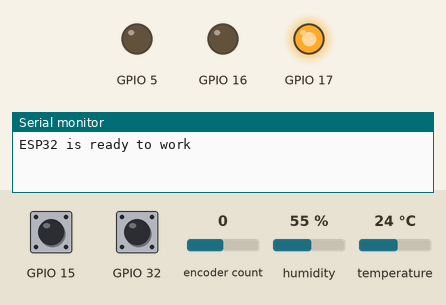
Simulated run of this program. Board: ESP32. Parts: output pins drawn as LEDs (lit = HIGH), the last lines printed to the serial monitor. Dashed ring = blinking. The test bench sets the inputs (shaded band); at power-on: temperature 24 °C, GPIO 32 HIGH, humidity 55 %, GPIO 15 HIGH, encoder count 0.

Above: at 1.2 s.
1.3 s: temperature set to 27 °C
At 6.1 s:
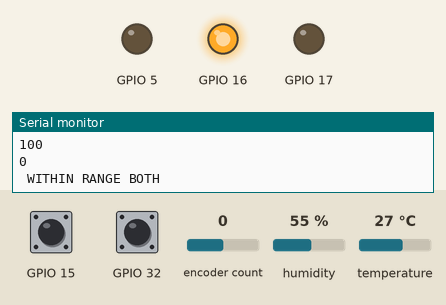
6.5 s: temperature set to 12 °C
At 11.1 s:
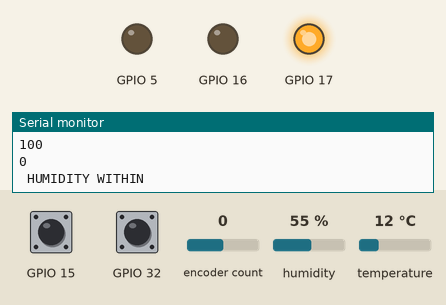
11.5 s: temperature set to 28 °C
At 16.1 s:
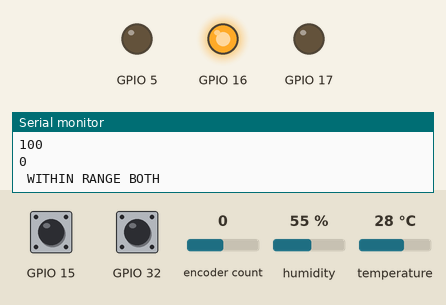
16.5 s: GPIO 32 pulsed LOW 5 times (0.12 s each, 0.3 s apart)
At 21.8 s:
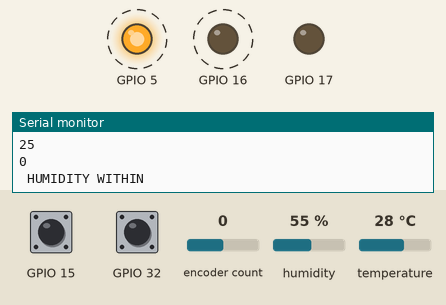
26.5 s: humidity set to 27 %
30.0 s: humidity set to 24 %
At 31.1 s:
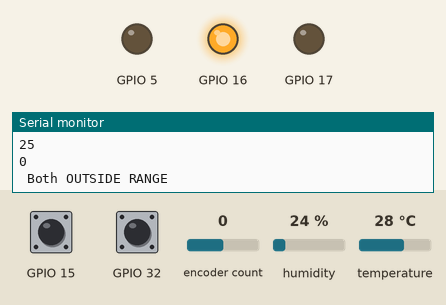
Timing chart, 0 to 32.5 s (numbered marks = the images above; inputs shaded):
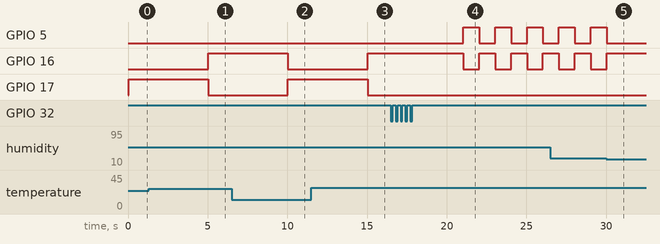

The program:

main.cpp
```cpp
#include <Arduino.h>
#include <Adafruit_Sensor.h>
#include <DHT.h>
#include <DHT_U.h>
#include <ESP32Encoder.h>
#include <TFT_eSPI.h>
#include "AnalogueMeter.h"

#include "LedChanger.h"
#include "SystemState.h"
#include "DHTTemperature.h"
#include "RotaryEncoder.h"


//SystemState *systemStates = nullptr;
//32 pin for button
LedChanger leds(16,17,5);
SystemState sysManger(32);
DHTTemperature dhtManager;
RotaryEncoder rotary(4,0,15);


//Rotary Button MS 15
//Rotary DT b 0
//Rotary CLK A 4
// const int RotaryA =4;
// const int RotaryB =0;
// int counter =0;
// int aState;
// int aLastState;
//const int DHT_PIN = 14;
//DHT dht(DHT_PIN, DHT11);
// double temperature;
// double humidity;


void setup(){

  Serial.begin(115200);

  Serial.println("ESP32 is ready to work" );

  sysManger.setup();
  leds.ledSetUp();
  rotary.setup();


  dhtManager.dhtSetUP();


}


void loop(){

 sysManger.changerStateSwitcher();
 sysManger.check_status(rotary);
 sysManger.checkTemperatureState(dhtManager);
 leds.setLed(sysManger);


  if(sysManger.debugerPrint()){
    Serial.println(F(" Every 5 seconds Debugger  "));
    dhtManager.dhtPrinter();
    sysManger.check_temperature_rotary(rotary);
    sysManger.check_state_of_system();
  }


}
```

dhtTemperature.cpp
```cpp
#include "DHTTemperature.h"


const int DHT_PIN = 14;

DHT dht(DHT_PIN, DHT11);


DHTTemperature::DHTTemperature()
{


}

DHTTemperature::~DHTTemperature()
{
}

void DHTTemperature::dhtSetUP()
{
     dht.begin();
}

void DHTTemperature::dhtPrinter()
{
    temperature = dht.readTemperature();
    humidity = dht.readHumidity();
    Serial.print(F(" Temperature: "));
    Serial.print(temperature);
    Serial.print(F("  Humidity: "));
    Serial.print(humidity);
}
```

ledsChanger.cpp
```cpp
#include <Arduino.h>
#include "LedChanger.h"


enum State{
    LED_BLUE, LED_RED, LED_GREEN
};

State current;


LedChanger::LedChanger(int redpin, int greenpin, int bluepin)
    : redPin(redpin), greenPin(greenpin), bluePin(bluepin)
{
}

LedChanger::~LedChanger()
{
}

boolean LedChanger::timeDiff(unsigned long start, int specifiedDelay)
{
    return (millis() - start >= specifiedDelay);
}

void LedChanger::ledBlue()
{
    digitalWrite(bluePin, HIGH);
    digitalWrite(redPin, LOW);
    digitalWrite(greenPin, LOW);
    if (timeDiff(lastChangeTime, Led_Delay))
        current = LED_RED;

}

void LedChanger::ledGreen()
{

}

void LedChanger::ledRed()
{
    digitalWrite(redPin, HIGH);
    digitalWrite(bluePin, LOW);
    digitalWrite(greenPin, LOW);
    if (timeDiff(lastChangeTime, Led_Delay))
        current = LED_BLUE;
}

void LedChanger::ledSetUp()
{

    pinMode(redPin,OUTPUT);
    pinMode(greenPin,OUTPUT);
    pinMode(bluePin,OUTPUT);

}

void LedChanger::setLed(SystemState& sys_manager)
{


    switch (sys_manager.get_whole_system_enum())
    {
        // state OK
        case SystemState::WholeSystemState:: WITHIN_HUM_TEMP_RANGE:
            digitalWrite(greenPin, HIGH);
            digitalWrite(redPin, LOW);
            digitalWrite(bluePin, LOW);
        //if (timeDiff(lastChangeTime, Led_Delay))
        break;

        case SystemState::WholeSystemState::TEMP_OUTSIDE_RANGE:
            digitalWrite(redPin, HIGH);
            digitalWrite(bluePin, LOW);
            digitalWrite(greenPin, LOW);
        break;

        case SystemState::WholeSystemState::HUMIDITY_OUTSIDE_RANGE:
            digitalWrite(bluePin, HIGH);
            digitalWrite(redPin, LOW);
            digitalWrite(greenPin, LOW);
        break;

        case SystemState::WholeSystemState::TEMP_WITHIN:
            digitalWrite(bluePin, HIGH);
            digitalWrite(redPin, LOW);
            digitalWrite(greenPin, LOW);
        break;

        case SystemState::WholeSystemState::HUM_WITHIN:
            digitalWrite(redPin, HIGH);
            digitalWrite(bluePin, LOW);
            digitalWrite(greenPin, LOW);
        break;
        case SystemState::WholeSystemState::BOTH_HUM_TEMP_OUTSIDE:
            State old = current;
            switch (current)
            {
                case LED_RED:
                ledRed();
                break;

                case LED_BLUE:
                ledBlue();
                break;
            }

            if (old != current)
                lastChangeTime = millis();
        break;
    }

}


    // State old = current;
    // switch (current)
    // {
    // case LED_RED:
    //   ledRed();
    //   break;

    // case LED_BLUE:
    //   ledBlue();
    //   break;
    // }

    // if (old != current)
    //   lastChangeTime = millis();
```

rotaryEncoder.cpp
```cpp
#include "RotaryEncoder.h"


enum class Rotary_State
{
    MAX_TEMP,
    MIN_TEMP,


};

enum class Rotary_State_HUM
{
    MAX_HUM,
    MIN_HUM,

};


Rotary_State status = Rotary_State::MAX_TEMP;
Rotary_State_HUM statusHUM = Rotary_State_HUM::MAX_HUM;


RotaryEncoder::RotaryEncoder(const int rotaryA, const int rotaryB, const int rotaryButton)
:RotaryA(rotaryA), RotaryB(rotaryB), RotaryButton(rotaryButton)
{
}

RotaryEncoder::~RotaryEncoder()
{
}

void RotaryEncoder::setup()
{
     // we set up the encoder
        ESP32Encoder::useInternalWeakPullResistors = UP;
        pinMode(RotaryButton, INPUT_PULLUP);
        encoder.attachHalfQuad(RotaryA, RotaryB);
        // set the counter to start from 15
        encoder.setCount(15);

}

int RotaryEncoder::set_max_temperature()
{
        if (temp_value != encoder.getCount())
        {
            temp_value = encoder.getCount();

            if (temp_value >= 30)
            {
                temp_value = 30;
                encoder.setCount(temp_value);
            }
            else if (temp_value <= 6)
            {
                temp_value = 6;
                encoder.setCount(temp_value);
            }
        }
        Serial.println(temp_value);
        return temp_value;


}

int RotaryEncoder::set_mix_temperature()
{
   if (temp_value != encoder.getCount())
    {
            temp_value = encoder.getCount();

            if (temp_value >= max_temperature -1)
            {
                temp_value = max_temperature -1;
                encoder.setCount(temp_value);
            }
            else if (temp_value <= 5)
            {
                temp_value = 5;
                encoder.setCount(temp_value);
            }
    }
    Serial.println(temp_value);
    return temp_value;

}

int RotaryEncoder::set_max_humidity()
{
      if (temp_value != encoder.getCount())
        {
            temp_value = encoder.getCount();

            if (temp_value >= 100)
            {
                temp_value = 100;
                encoder.setCount(temp_value);
            }
            else if (temp_value <= 1)
            {
                temp_value = 1;
                encoder.setCount(temp_value);
            }
        }
        Serial.println(temp_value);
        return temp_value;
}

int RotaryEncoder::set_mix_humidity()
{
    if (temp_value != encoder.getCount())
    {
            temp_value = encoder.getCount();

            if (temp_value >= max_humidity -1)
            {
                temp_value = max_humidity -1;
                encoder.setCount(temp_value);
            }
            else if (temp_value <= 0)
            {
                temp_value = 0;
                encoder.setCount(temp_value);
            }
    }
    Serial.println(temp_value);
    return temp_value;
}

void RotaryEncoder::check_button_save()
{
     buttonState = digitalRead(RotaryButton);
       if(buttonState != lastButtonState){
    // check if the pushbutton is pressed. If it is, the buttonState is HIGH:
        if (buttonState == HIGH) {
        // turn LED on:
        //Serial.println(F(" On "));


        count_button_press++;
        //Serial.println(count_button_press);

        if(count_button_press == 1){
            //this saves
            status= Rotary_State::MAX_TEMP;
            encoder.setCount(max_temperature);
        }
        if(count_button_press==2){

            status= Rotary_State::MIN_TEMP;
            encoder.setCount(min_temperature);
            count_button_press = 0;
        }

        } else {
        // turn LED off:
        //Serial.println(F(" Off "));
        }
        // Delay a little bit to avoid bouncing
        delay(50);

    }
    lastButtonState = buttonState;
}

void RotaryEncoder::check_button_save_humidity()
{
    buttonState = digitalRead(RotaryButton);
       if(buttonState != lastButtonState){
    // check if the pushbutton is pressed. If it is, the buttonState is HIGH:
        if (buttonState == HIGH) {
        // turn LED on:
        //Serial.println(F(" On "));
        count_button_press++;
        //Serial.println(count_button_press);

        if(count_button_press == 1){
            //this saves
            statusHUM= Rotary_State_HUM::MAX_HUM;
            encoder.setCount(max_humidity);
        }
        if(count_button_press==2){

            statusHUM= Rotary_State_HUM::MIN_HUM;
            encoder.setCount(min_humidity);
            count_button_press = 0;
        }

        } else {
        // turn LED off:
        //Serial.println(F(" Off "));
        }
        // Delay a little bit to avoid bouncing
        delay(50);

    }
    lastButtonState = buttonState;
    //Serial.println(count_button_press);
}

void RotaryEncoder::check_status()
{
   switch (status)
  {
    case Rotary_State::MAX_TEMP:
    max_temperature = set_max_temperature();
    break;

    case Rotary_State::MIN_TEMP:
    min_temperature = set_mix_temperature();
    break;


  }


}

void RotaryEncoder::check_status_for_hum()
{
    switch (statusHUM)
    {
    case Rotary_State_HUM::MAX_HUM:
    max_humidity = set_max_humidity();
    //Serial.println("MAX HUM");
    break;

    case Rotary_State_HUM::MIN_HUM:
    min_humidity = set_mix_humidity();
     //Serial.println("MIN HUM");
    break;

  }
}
```

switchers.cpp
```cpp

```

systemState.cpp
```cpp
#include "SystemState.h"


SystemState::SystemState(const int switch_button):SWITCH_BUTTON(switch_button){}
SystemState::~SystemState(){}

bool SystemState::debugerPrint()
{
    if (millis() - lastOutputTime >= 5000)
    {
        lastOutputTime = millis();
        return true;
    }else{
        return false;
    }
}

void SystemState::setup()
{
    //set the enum class as Temperature, this is the default state
    systemStateEnum = SysteStateEnum::TEMPERATURE;
    //by defual set on within this is the same as the OK state
    status_system = WholeSystemState::WITHIN_HUM_TEMP_RANGE;
    pinMode(SWITCH_BUTTON, INPUT_PULLUP);
}

void SystemState::changerStateSwitcher()
{
 buttonState = digitalRead(SWITCH_BUTTON);

  if(buttonState != lastButtonState){
    // check if the pushbutton is pressed. If it is, the buttonState is HIGH:
    if (buttonState == HIGH) {
      // turn LED on:
    //Serial.println(F(" On "));


    count_button_press++;
    //Serial.println(count_button_press);

    if(count_button_press == 1){
      systemStateEnum = SysteStateEnum::HUMIDITY;
    }
    if(count_button_press==2){
      systemStateEnum = SysteStateEnum::TEMPERATURE;
    }
    if(count_button_press==3){
      systemStateEnum = SysteStateEnum::SET_TEMPT;
    }
    if(count_button_press==4){
      systemStateEnum = SysteStateEnum::SET_HUM;
      count_button_press = 0;
    }


    } else {
      // turn LED off:
    //  Serial.println(F(" Off "));
    }
     // Delay a little bit to avoid bouncing
    delay(50);

  }
  lastButtonState = buttonState;
}

void SystemState::check_status(RotaryEncoder& rot)
{

  switch (systemStateEnum)
  {
  case SysteStateEnum::TEMPERATURE:
    //Serial.println(F(" Temperature "));
    break;
  case SysteStateEnum::HUMIDITY:
    //Serial.println(F(" Humidity "));
    break;
  case SysteStateEnum::SET_TEMPT:
    rot.check_button_save();
    rot.check_status();
    break;
  case SysteStateEnum::SET_HUM:
    rot.check_button_save_humidity();
    rot.check_status_for_hum();
    break;
  }
}

void SystemState::check_temperature_rotary(RotaryEncoder &rot)
{
    Serial.println(F(" This is the maximun and minimun temperaure setted "));

    max_temp_rotary = rot.get_max_temp();
    min_temp_rotary = rot.get_min_temp();

    Serial.println(max_temp_rotary);
    Serial.println(min_temp_rotary);
    Serial.println(F(" This is the maximun and minum  humidity setted "));
    max_hum_rotary = rot.get_max_hum();
    min_hum_rotary = rot.get_min_hum();

    Serial.println(max_hum_rotary);
    Serial.println(min_hum_rotary);

}

void SystemState::checkTemperatureState(DHTTemperature &dht_manager)
{

  int current_temp = dht_manager.get_temperature();
  int current_hum = dht_manager.get_humidity();

  bool tempOk = true;
  bool humOk = true;

  bool tempWithin = true;
  bool humWithin = true;


  if(current_temp <= max_temp_rotary && current_temp >= min_temp_rotary){
      //within range

      status_system = WholeSystemState::TEMP_WITHIN;
      tempWithin = true;
  }else{

      status_system = WholeSystemState::TEMP_OUTSIDE_RANGE;
      tempOk = false;
      tempWithin = false;
  }
  if(current_hum <= max_hum_rotary && current_hum >= min_hum_rotary){

      status_system = WholeSystemState::HUM_WITHIN;
      humWithin = true;
  }else{
      status_system = WholeSystemState::HUMIDITY_OUTSIDE_RANGE;
      humOk = false;
      humWithin = false;
  }
  if(tempOk && humOk){
      status_system = WholeSystemState::WITHIN_HUM_TEMP_RANGE;
  }else {
      if (!tempOk && !humOk){
      status_system = WholeSystemState::BOTH_HUM_TEMP_OUTSIDE;
      }
  }


}

void SystemState::check_state_of_system()
{
  switch(status_system)
  {
    case WholeSystemState::TEMP_OUTSIDE_RANGE:
    Serial.println(F(" Temp Outside Range "));
    break;

    case WholeSystemState::HUMIDITY_OUTSIDE_RANGE:
    Serial.println(F(" HUM Outside Range "));
    break;

    case WholeSystemState::BOTH_HUM_TEMP_OUTSIDE:
    Serial.println(F(" Both OUTSIDE RANGE "));
    break;

    case WholeSystemState:: WITHIN_HUM_TEMP_RANGE:
    Serial.println(F(" WITHIN RANGE BOTH "));
    break;

    case WholeSystemState::TEMP_WITHIN:
    Serial.println(F(" TEMP WITHIN "));
    break;

    case WholeSystemState::HUM_WITHIN:
    Serial.println(F(" HUMIDITY WITHIN "));
    break;

  }

}
```

Measured:
- the behaviour switches between 25 and 26 °C on temperature (found by bisection; images 0 and 1)
- the behaviour switches between 26 and 25 % on humidity (found by bisection; images 4 and 5)
- after the input at 1.3 s, GPIO 16: LOW → HIGH after 3.7 s; GPIO 17: HIGH → LOW after 3.7 s
- after the input at 6.5 s, GPIO 16: HIGH → LOW after 3.5 s; GPIO 17: LOW → HIGH after 3.5 s
- after the input at 11.5 s, GPIO 16: LOW → HIGH after 3.5 s; GPIO 17: HIGH → LOW after 3.5 s
- after the input at 16.5 s, GPIO 5, GPIO 16: alternates HIGH for 1.0 s and LOW for 1.0 s, starting after 4.5 s
- after the input at 30.0 s, GPIO 5: goes on until 30.0 s, then stays LOW; GPIO 16: goes on until 30.0 s, then stays HIGH
